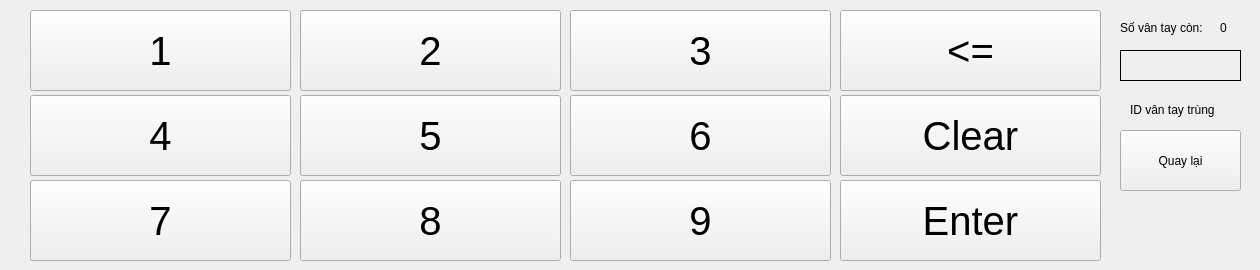
    <widget class="QWidget" name="ModuleNumber">
     <widget class="QPushButton" name="motButton">
      <property name="geometry">
       <rect>
        <x>30</x>
        <y>10</y>
        <width>261</width>
        <height>81</height>
       </rect>
      </property>
      <property name="font">
       <font>
        <pointsize>30</pointsize>
       </font>
      </property>
      <property name="text">
       <string>1</string>
      </property>
     </widget>
     <widget class="QPushButton" name="haiButton">
      <property name="geometry">
       <rect>
        <x>300</x>
        <y>10</y>
        <width>261</width>
        <height>81</height>
       </rect>
      </property>
      <property name="font">
       <font>
        <pointsize>30</pointsize>
       </font>
      </property>
      <property name="text">
       <string>2</string>
      </property>
     </widget>
     <widget class="QPushButton" name="baButton">
      <property name="geometry">
       <rect>
        <x>570</x>
        <y>10</y>
        <width>261</width>
        <height>81</height>
       </rect>
      </property>
      <property name="font">
       <font>
        <pointsize>30</pointsize>
       </font>
      </property>
      <property name="text">
       <string>3</string>
      </property>
     </widget>
     <widget class="QPushButton" name="backNumberButton">
      <property name="geometry">
       <rect>
        <x>840</x>
        <y>10</y>
        <width>261</width>
        <height>81</height>
       </rect>
      </property>
      <property name="font">
       <font>
        <pointsize>30</pointsize>
       </font>
      </property>
      <property name="text">
       <string>&lt;=</string>
      </property>
     </widget>
     <widget class="QPushButton" name="namButton">
      <property name="geometry">
       <rect>
        <x>300</x>
        <y>95</y>
        <width>261</width>
        <height>81</height>
       </rect>
      </property>
      <property name="font">
       <font>
        <pointsize>30</pointsize>
       </font>
      </property>
      <property name="text">
       <string>5</string>
      </property>
     </widget>
     <widget class="QPushButton" name="clearNumberButton">
      <property name="geometry">
       <rect>
        <x>840</x>
        <y>95</y>
        <width>261</width>
        <height>81</height>
       </rect>
      </property>
      <property name="font">
       <font>
        <pointsize>30</pointsize>
       </font>
      </property>
      <property name="text">
       <string>Clear</string>
      </property>
     </widget>
     <widget class="QPushButton" name="sauButton">
      <property name="geometry">
       <rect>
        <x>570</x>
        <y>95</y>
        <width>261</width>
        <height>81</height>
       </rect>
      </property>
      <property name="font">
       <font>
        <pointsize>30</pointsize>
       </font>
      </property>
      <property name="text">
       <string>6</string>
      </property>
     </widget>
     <widget class="QPushButton" name="bonButton">
      <property name="geometry">
       <rect>
        <x>30</x>
        <y>95</y>
        <width>261</width>
        <height>81</height>
       </rect>
      </property>
      <property name="font">
       <font>
        <pointsize>30</pointsize>
       </font>
      </property>
      <property name="text">
       <string>4</string>
      </property>
     </widget>
     <widget class="QPushButton" name="bayButton">
      <property name="geometry">
       <rect>
        <x>30</x>
        <y>180</y>
        <width>261</width>
        <height>81</height>
       </rect>
      </property>
      <property name="font">
       <font>
        <pointsize>30</pointsize>
       </font>
      </property>
      <property name="text">
       <string>7</string>
      </property>
     </widget>
     <widget class="QPushButton" name="enterButtonNumber">
      <property name="geometry">
       <rect>
        <x>840</x>
        <y>180</y>
        <width>261</width>
        <height>81</height>
       </rect>
      </property>
      <property name="font">
       <font>
        <pointsize>30</pointsize>
       </font>
      </property>
      <property name="text">
       <string>Enter</string>
      </property>
     </widget>
     <widget class="QPushButton" name="chinButton">
      <property name="geometry">
       <rect>
        <x>570</x>
        <y>180</y>
        <width>261</width>
        <height>81</height>
       </rect>
      </property>
      <property name="font">
       <font>
        <pointsize>30</pointsize>
       </font>
      </property>
      <property name="text">
       <string>9</string>
      </property>
     </widget>
     <widget class="QPushButton" name="tamButton">
      <property name="geometry">
       <rect>
        <x>300</x>
        <y>180</y>
        <width>261</width>
        <height>81</height>
       </rect>
      </property>
      <property name="font">
       <font>
        <pointsize>30</pointsize>
       </font>
      </property>
      <property name="text">
       <string>8</string>
      </property>
     </widget>
     <widget class="QLabel" name="nhapTextNumber">
      <property name="geometry">
       <rect>
        <x>1120</x>
        <y>50</y>
        <width>121</width>
        <height>31</height>
       </rect>
      </property>
      <property name="frameShape">
       <enum>QFrame::Box</enum>
      </property>
      <property name="text">
       <string/>
      </property>
     </widget>
     <widget class="QLabel" name="label_6">
      <property name="geometry">
       <rect>
        <x>1120</x>
        <y>20</y>
        <width>101</width>
        <height>16</height>
       </rect>
      </property>
      <property name="text">
       <string>Số vân tay còn:</string>
      </property>
     </widget>
     <widget class="QLabel" name="label_7">
      <property name="geometry">
       <rect>
        <x>1130</x>
        <y>100</y>
        <width>101</width>
        <height>20</height>
       </rect>
      </property>
      <property name="text">
       <string>ID vân tay trùng</string>
      </property>
     </widget>
     <widget class="QLabel" name="label_8">
      <property name="geometry">
       <rect>
        <x>1220</x>
        <y>20</y>
        <width>31</width>
        <height>16</height>
       </rect>
      </property>
      <property name="text">
       <string>0</string>
      </property>
     </widget>
     <widget class="QPushButton" name="backButtonNumber">
      <property name="geometry">
       <rect>
        <x>1120</x>
        <y>130</y>
        <width>121</width>
        <height>61</height>
       </rect>
      </property>
      <property name="text">
       <string>Quay lại</string>
      </property>
     </widget>
    </widget>
